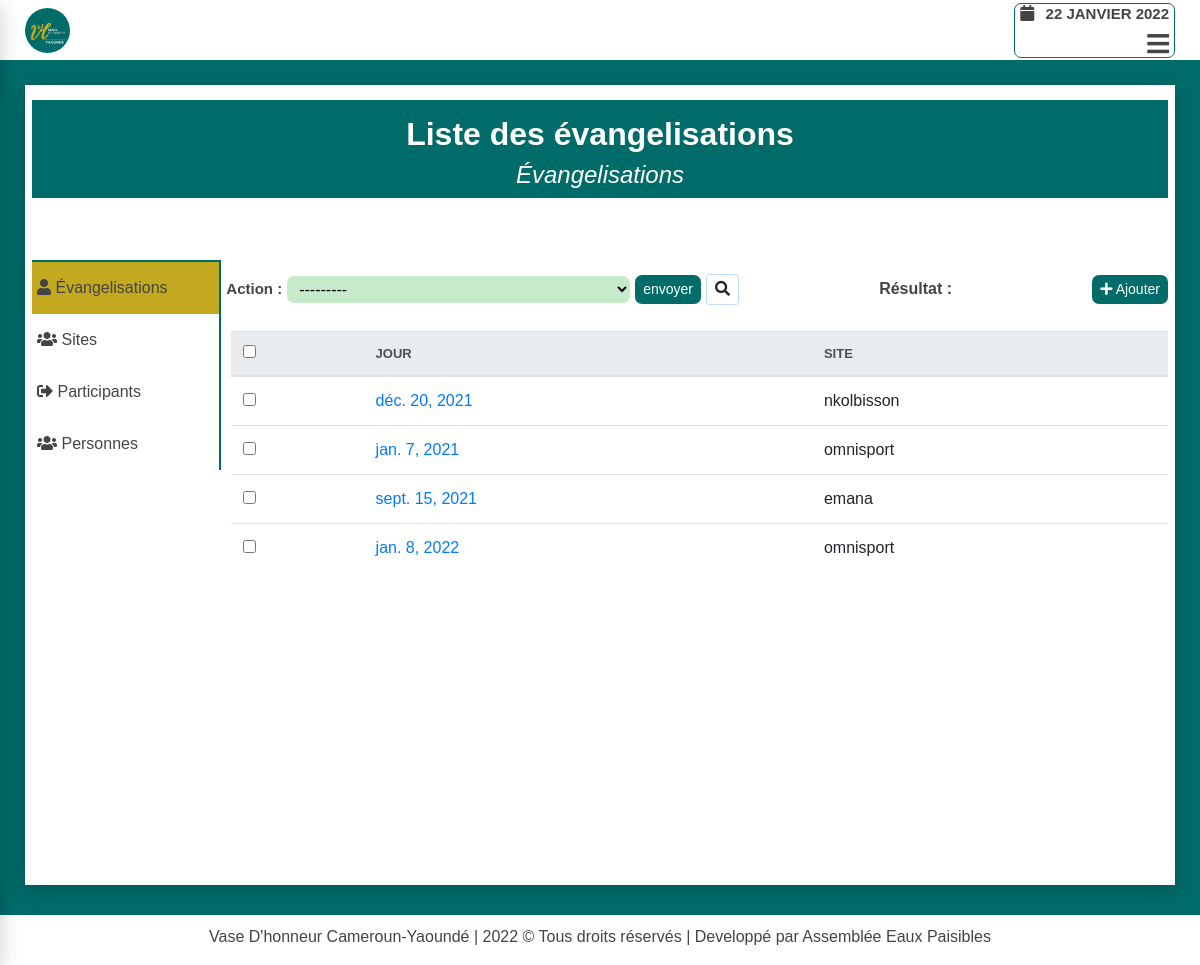
Screenshot of /evangelisation/operations/évangelisations/ with the database file from the repository.
### evangelisation/models.py (models this page shows, shortened)
class Evangelisation(models.Model):
    status = (
        ('oui', 'Oui'),
        ('non', 'Non')
    )
    day = models.DateField(verbose_name="Jour d'évangélisation",
            default=timezone.now, unique=True,
            error_messages={'unique':"ce moment d'évangelisation existe déjà"})
    heure_de_debut = models.TimeField(default=timezone.now, verbose_name="Heure de début")
    heure_de_fin = models.TimeField(default=timezone.now, verbose_name="Heure de fin")
    site = models.ForeignKey(Site, related_name="evangelisations", verbose_name="Lieu d'évangelisation",
                            on_delete=models.SET_NULL, blank=True,  null=True)
    author = models.ForeignKey(User, related_name='evangs', on_delete=models.SET_NULL,
                                blank=True, null=True, verbose_name="créer par ")
    boss = models.ManyToManyField(Participant, related_name='participations',
                                blank=True, verbose_name="Qui sont présents ?")
    observation = models.TextField(verbose_name="Observations", null=True, blank=True)

class Site(models.Model):
    status = (
        ('oui', 'Oui'),
        ('non', 'Non')
    )
    nom_site_evangelisation = models.CharField(max_length=200,
                        verbose_name="site d'évangélisation",
                        help_text="le nom du site doit avoir au moins 03 caractères",
                        unique=True,
                        error_messages={'unique':"Un site avec ce nom existe déjà"})
    description = models.TextField(null=True, blank=True, verbose_name="Description", help_text="ajouter une description du site")
    image = models.ImageField(upload_to='images/site/%Y/%m/%d/', null=True, blank=True, help_text="ajouter une image")
    author = models.ForeignKey(User, related_name='sites',
                                on_delete=models.SET_NULL,
                                null=True,
                                verbose_name="ajouter par ")
    created = models.DateTimeField(auto_now_add=True)
    updated = models.DateTimeField(auto_now=True)
    class Meta:
        verbose_name = "Site d'évangélisation"
    def __str__(self):
        return self.nom_site_evangelisation

### evangelisation/views.py (the view)
def evangelisation_app_operations(request, type_opera):
    return get_liste_models_and_template(request, type_opera)

### evangelisation/utils.py (called while the page is built)
def get_liste_models(type_opera):
    if type_opera=="participants":
        return Participant.objects.all()
    elif type_opera=="personnes":
        return Person.objects.all()
    elif type_opera=="sites":
        return Site.objects.all()
    elif type_opera=="évangelisations":
        return Evangelisation.objects.all()

### evangelisation/templates/pages/liste.html (shortened to what this page needs)
{% extends 'base.html' %}
{% block hamburger %}
<div class="menu-btn">
    <i class="fas fa-bars"></i>
</div>
{% endblock hamburger %}
{% block content %}
<div class="wrapper-head-liste">
    <div class="head-liste">
        <h2>Liste des {{type_opera}}</h2>
        <h4>Évangelisations</h4>
    </div>
</div>
<div class="wrapper-liste">
    <div class="row">
        <div class="col-md-2">
            {% include 'partials/operation-side-bar-link.html' %}
        </div>
        <div class="col-md-10">
            <div class="liste">
                <form id="form-suppresion-liste"
                    action="{% url 'evangelisation:evangelisation_app_operations_models_supprimer' type_opera %}"
                    method="post" class="form-group marg-top">
                    <div class="form-inline form">
                        <div class="form-field form-inline">
                            <label for="suppression">Action : </label>
                            <select name="objects" id="suppression">
                                <option value="---------">
                                    ---------
                                </option>
                            </select>
                            <button type="submit" class="btn btn-success btn-sm" id="btn-liste-delete">envoyer</button>
                            <button type="button"
                            class="btn btn-default btn-sm"
                            id="btn-search">
                                <i class="fas fa-search"></i>
                            </button>
                        </div>
                        <div class="counter-selected">
                            <b>Résultat : </b> <b id="selection" style="color:red;"></b>
                        </div>
                        <div class="wrapper-btn-add">
                            <a class="btn btn-success btn-sm btn-media-query"
                                href="{% url 'evangelisation:evangelisation_app_form_nbre' type_opera %}">
                                <i class="fas fa-plus"></i>
                                Ajouter
                        </a>
                        </div>
                    </div>
                    <div class="results" id="results">
                        {% if type_opera == "participants" %}
                            {% include 'pages/participant/liste_participant.html' %}
                        {% elif type_opera == "sites" %}
                            {% include 'pages/site/liste_site.html' %}
                        {% elif type_opera == "personnes" %}
                            {% include 'pages/personne/liste_personne.html' %}
                        {% elif type_opera == "évangelisations" %}
                            {% include 'pages/evangelisation/liste_evangelisation.html' %}
                        {% endif %}
                    </div>
                </form>
            </div>
        </div>
    </div>
</div>
{% endblock content %}

### evangelisation/templates/pages/evangelisation/table_evangelisation.html
{% for evang in models %}
<tr class="row-field">
    <td class="action-checkbox">
        <input type="checkbox" name="selected_action"
            value="{{ evang.id }} " class="action-select">
    </td>
    <td class="field">
        <a class="btn-link" href="{% url 'evangelisation:evangelisation_app_operations_modifier' 'évangelisations' evang.id  %}">
            {{ evang.day }}
        </a>
    </td>
    <td class="field">
        {{ evang.site }}
    </td>
</tr>
{% endfor %}

### static/css_root/style.css (style rules this page uses)
* { margin: 0; padding: 0; box-sizing: border-box; font-family: "Poppins", sans-serif; }
.col, .col-1, .col-10, .col-11, .col-12, .col-2, .col-3, .col-4, .col-5, .col-6, .col-7, .col-8, .col-9, .col-auto, .col-lg, .col-lg-1, .col-lg-10, .col-lg-11, .col-lg-12, .col-lg-2, .col-lg-3, .col-lg-4, .col-lg-5, .col-lg-6, .col-lg-7, .col-lg-8, .col-lg-9, .col-lg-auto, .col-md, .col-md-1, .col-md-10, .col-md-11, .col-md-12, .col-md-2, .col-md-3, .col-md-4, .col-md-5, .col-md-6, .col-md-7, .col-md-8, .col-md-9, .col-md-auto, .col-sm, .col-sm-1, .col-sm-10, .col-sm-11, .col-sm-12, .col-sm-2, .col-sm-3, .col-sm-4, .col-sm-5, .col-sm-6, .col-sm-7, .col-sm-8, .col-sm-9, .col-sm-auto, .col-xl, .col-xl-1, .col-xl-10, .col-xl-11, .col-xl-12, .col-xl-2, .col-xl-3, .col-xl-4, .col-xl-5, .col-xl-6, .col-xl-7, .col-xl-8, .col-xl-9, .col-xl-auto { padding: 0px; }
h2, h4, p, a, small, b, div, section { color: #444; }
.row { margin: 0; width: 100%; }
body { min-height: 100vh; background-color: #006c69; }
.menu-btn { position: relative; color: #444; font-size: 25px; text-align: right; width: 100%; cursor: pointer; font-weight: bold; }

### accounts/static/accounts/css/accounts.css (style rules this page uses)
.form-group label { font-weight: bold; font-size: 15px; }
.btn-success { background: #006c69; border: none; border-radius: 7px; }
.wrapper-head-liste { position: relative; background-color: #fff; width: 100%; display: flex; flex-direction: column; justify-content: center; align-items: center; padding: 15px 0px; }
.wrapper-head-liste .head-liste { display:flex; flex-direction: column; justify-content: center; align-items: center; width: 100%; background-color: #006c69; }
.head-liste h2 { display: block; color: #fff; font-weight: bold; margin-top: 15px; }
.head-liste h4 { display: block; font-style: italic; color: #fff; }
.wrapper-liste { width: 100%; }
.liste { display: flex; justify-content: space-between; flex-direction: column; flex-wrap: wrap; width: 100%; padding-left: 5px; margin-top: 35px; }
.liste form#form-suppresion-liste { width: 100%; }
.liste form#form-suppresion-liste label { padding: 5px 5px 5px 0px;font-weight: bold; }
select { padding: 4px 8px; border: none; margin-right: 5px; border-radius: 7px; background: #c7ebca; }
.results { margin-top: 25px; margin-left: 5px; position: relative; }
.form { justify-content: space-between; }
#btn-search { border: 1px solid rgb(0 123 255 / 25%); margin-left: 5px; }
#btn-search i { font-size: 15px; }

### evangelisation/static/evangelisation/css/evangelisation.css (style rules this page uses)
.marg-top { margin-top: 25px; }

### rows the page displays
Evangelisation: day "déc. 20, 2021", site "nkolbisson"
Evangelisation: day "jan. 7, 2021", site "omnisport"
Evangelisation: day "sept. 15, 2021", site "emana"
Evangelisation: day "jan. 8, 2022", site "omnisport"

### other values shown
{{ type_opera }} "évangelisations"
